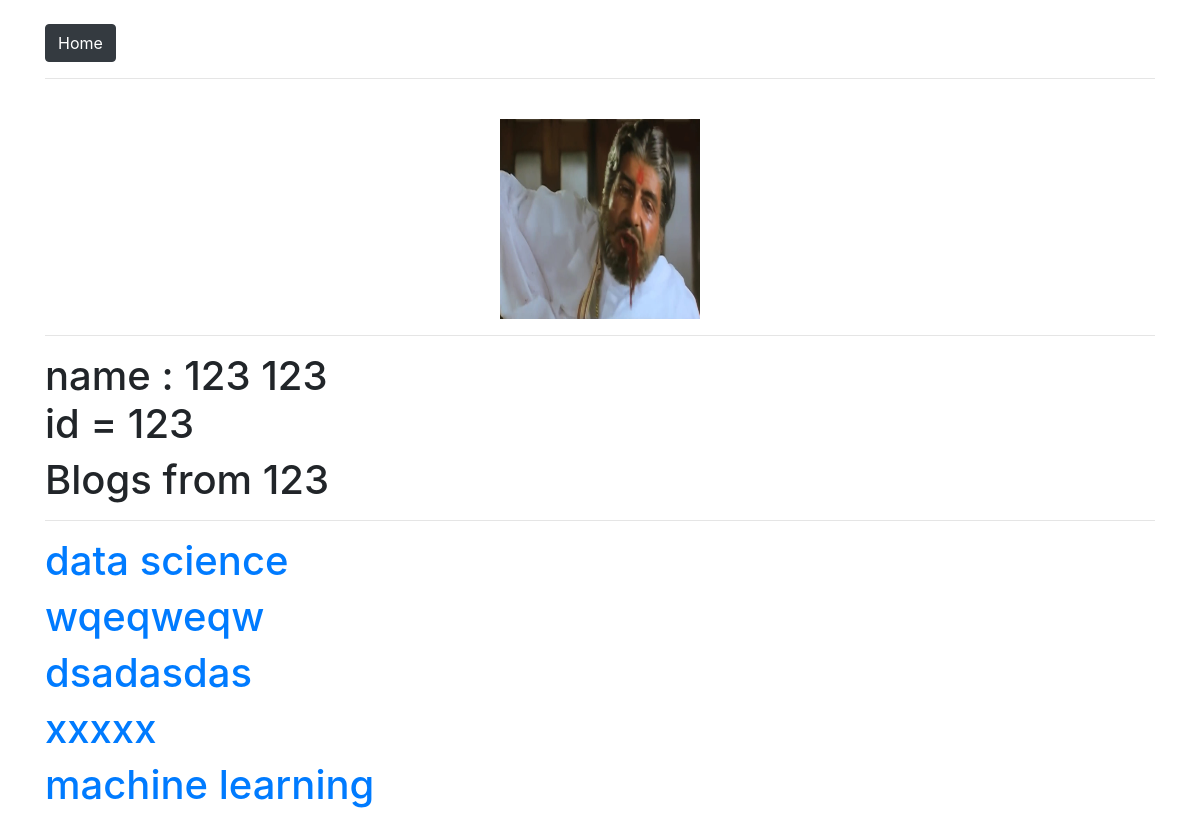
The app's page /profile/9 (signed in) with its own data.
### home/models.py (models this page shows, shortened)
class Profile(models.Model):
    user = models.OneToOneField(User , null=True , blank=True , on_delete=models.CASCADE)
    profile_pic = models.ImageField(null= True , blank= True , upload_to = 'static/mages/profile')

class Blog(models.Model):
    aurthor = models.ForeignKey(User , null=True , on_delete=models.CASCADE)
    title = models.CharField(max_length=20)
    content = models.TextField()
    time = models.DateTimeField(auto_now_add=True)

### home/views.py (the view)
# urls.py: path('profile/<int:pk>', views.user_profile, name='user_profile'),
def user_profile(request, pk):
    author = User.objects.get(pk=pk)
    profile = Profile.objects.all
    if request.user.is_anonymous:
        return redirect("login")
    else:
        posts = author.blog_set.all().order_by('-time')
        user_main = request.user
        if request.method == 'POST':
            image = request.FILES.get('img')
            img, _ = Profile.objects.get_or_create(user=user_main)
            img.profile_pic = image
            img.save()
        if request.method == 'GET':
            print(request.GET)
            if request.GET.get('delete') and author == request.user:
                delte_pic = author.profile
                delte_pic.profile_pic = None
                delte_pic.save()
    context = {'posts': posts, 'user': user_main,
               'show_user': author, 'profile': profile}
    return render(request, 'user_profile.html', context)

### templates/user_profile.html (shortened to what this page needs)
<!DOCTYPE html>
<html lang="en">
  {% load static %}
  <head>
    <link
      rel="stylesheet"
      href="https://stackpath.bootstrapcdn.com/bootstrap/4.5.2/css/bootstrap.min.css"
    />
  </head>
  <body>
    <br />
    <div class="container">
      <a href="/" class="btn btn-dark"> Home </a>
      <br />
      <hr />
      <center>
        <br />
        {% if show_user.profile.profile_pic %}
        <img
          src="{{show_user.profile.profile_pic.url}}"
          height="200"
          width="200"
        />
        {% else %}
        <img src="{% static '/images/profile/download (2).png' %}" />
        {% endif %}
      </center>
      <hr />
      <h1>
        name : {{show_user.first_name}} {{show_user.last_name}}
        <br />
        id = {{show_user}}
      </h1>
      <h1>Blogs from {{show_user.first_name}}</h1>
      <hr />
      {%for i in posts%}
      <h1>
        <a href="{% url 'view_blog' i.id %}"> {{i.title}}</a>
      </h1>
      {%endfor%}
    </div>
  </body>
</html>

### records on screen
Blog: title "data science"
Blog: title "wqeqweqw"
Blog: title "dsadasdas"
Blog: title "xxxxx"
Blog: title "machine learning"

### other values on screen
{{ show_user.first_name }} "123"
{{ show_user.last_name }} "123"
{{ show_user }} "123"
